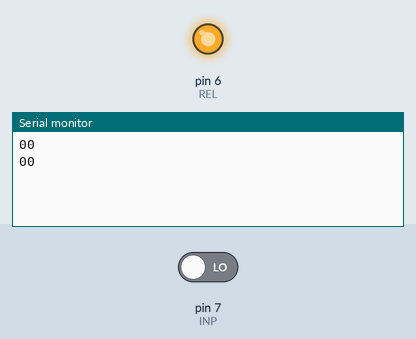
A sketch run on a simulated Arduino Uno, built with avr-gcc and run on an emulated ATmega328P. Parts: output pins drawn as LEDs (lit = HIGH), the last lines printed to the serial monitor. The test bench sets the inputs (shaded band); at power-on: pin 7 (INP) LOW.

Above: at 2.8 s.
2.9 s: pin 7 (INP) driven HIGH
At 3.8 s:
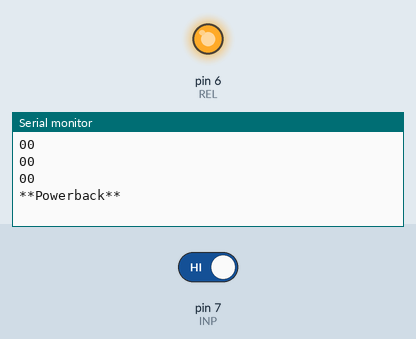
4.5 s: pin 7 (INP) driven LOW
At 5.8 s:
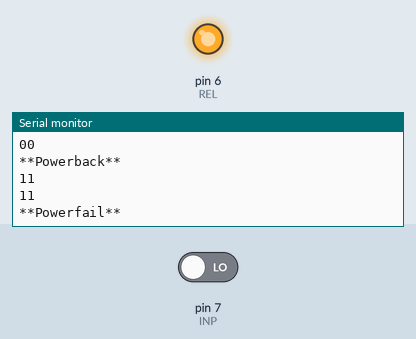

The sketch:

sketch.ino
```cpp
// (licence header left out)
int TimeOut=100; //seconds to wait before poweroff
int REL=6;
int INP=7;
bool LastState=0;
int Tl=TimeOut;

void setup() {
  pinMode(REL, OUTPUT); //
  pinMode(INP, INPUT);
  digitalWrite(REL, HIGH);
  Serial.begin(9600);
}

void loop() {
  bool KEY=digitalRead(INP);
  if (KEY && !LastState) {
    LastState=KEY;
    Tl=TimeOut;
    Serial.println("**Powerback**");
  }
  if (!KEY && LastState) {
    LastState=KEY;
    Serial.println("**Powerfail**");
  }
  delay(1000); // wait for a second
  Serial.print(KEY);
  Serial.println(LastState);
  if (KEY==0) {
    Tl-=1;
    if (Tl<1) {
      Serial.println("**PowerOff**");
      digitalWrite(REL, LOW);
      exit(0);
    }
  }
}
```

Measured:
- after the input at 2.9 s, the serial monitor: prints a new line after 0.10 s (image 1)
- after the input at 4.5 s, the serial monitor: prints a new line after 0.51 s (image 2)
